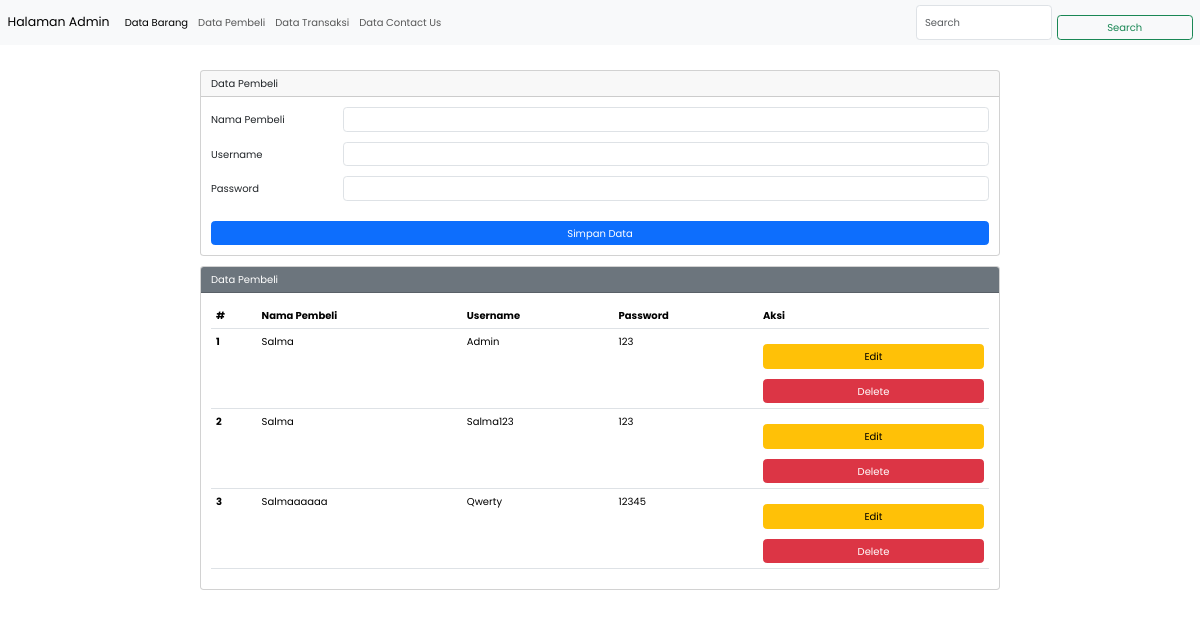
The page /data_pembeli.php (signed in) on the database its author committed.
### tables this page shows
CREATE TABLE `pembeli` (
  `id_pembeli` int(11) NOT NULL,
  `nama_pembeli` varchar(50) NOT NULL,
  `username` varchar(50) NOT NULL,
  `password` varchar(50) NOT NULL
);

### data_pembeli.php (the view, shortened to what this page needs)
<?php
$host = "localhost";
$user = "root";
$pass = "";
$db = "cart_db";
$conn = mysqli_connect($host, $user, $pass, $db);
$nama_pembeli = "";
$username= "";
$password= "";
?>
<!DOCTYPE html>
<html lang="en">
<head>
  <link rel ="stylesheet" href="style_admin.css">
  <link href="https://cdn.jsdelivr.net/npm/bootstrap@5.3.1/dist/css/bootstrap.min.css" rel="stylesheet"
>
</head>
<body>
<nav class="navbar navbar-expand-lg bg-body-tertiary">
  <div class="container-fluid">
    <a class="navbar-brand" href="#">Halaman admin</a>
    <div class="collapse navbar-collapse" id="navbarTogglerDemo02">
      <ul class="navbar-nav me-auto mb-2 mb-lg-0">
        <li class="nav-item">
          <a class="nav-link active" aria-current="page" href="admin_page.php">Data barang</a>
        </li>
        <li class="nav-item">
          <a class="nav-link" href="data_pembeli.php">Data pembeli</a>
        </li>
        <li class="nav-item">
          <a class="nav-link" href="transaksi.php">Data transaksi</a>
        </li>
        <li class="nav-item">
          <a class="nav-link" href="kontak.php">Data Contact Us</a>
        </li>
      </ul>
      <form class="d-flex" role="search">
        <input class="form-control me-2" type="search" placeholder="Search" aria-label="Search">
        <button class="btn btn-outline-success" type="submit">Search</button>
      </form>
    </div>
  </div>
</nav>
  <div class="container-fluid">
    <button class="navbar-toggler" type="button" data-bs-toggle="collapse" data-bs-target="#navbarTogglerDemo02" aria-controls="navbarTogglerDemo02" aria-expanded="false" aria-label="Toggle navigation">
      <span class="navbar-toggler-icon"></span>
    </button>
  </div>
  <div class="mx-auto">
    <div class="card">
      <div class="card-header">
        Data pembeli
      </div>
      <div class="card-body">
        <form action="" method="POST" enctype="multipart/form-data">
          <div class="mb-3 row">
            <label for="nama_pembeli" class="col-sm-2 col-form-label">nama pembeli</label>
            <div class="col-sm-10">
              <input type="text" class="form-control" id="nama_pembeli" name="nama_pembeli" value="<?php echo $nama_pembeli ?>">
            </div>
          </div>
          <div class="mb-3 row">
            <label for="username" class="col-sm-2 col-form-label">username</label>
            <div class="col-sm-10">
              <input type="text" class="form-control" id="username" name="username" value="<?php echo $username ?>">
            </div>
          </div>
          <div class="mb-3 row">
            <label for="password" class="col-sm-2 col-form-label">password</label>
            <div class="col-sm-10">
              <input type="text" class="form-control" id="password" name="password" value="<?php echo $password ?>">
            </div>
          </div>
            <div class="col-12">
              <input type="submit" name="simpan" value="Simpan data" class="btn btn-primary">
            </div>
          </form>
        </div>
      </div>
      <div class="card">
        <div class="card-header text-white bg-secondary">
          Data Pembeli
        </div>
        <div class="card-body">
          <table class="table">
            <thead>
              <tr>
                <th scope="col">#</th>
                <th scope="col">Nama Pembeli</th>
                <th scope="col">Username</th>
                <th scope="col">Password</th>
                <th scope="col">Aksi</th>
              </tr>
            <tbody>
              <?php
                $sql2 = "select * from pembeli order by id_pembeli desc";
                $q2 = mysqli_query($conn, $sql2);
                $urut = 1;
                while ($r2 = mysqli_fetch_array($q2)) {
                  $id_pembeli = $r2['id_pembeli'];
                  $nama_pembeli = $r2['nama_pembeli'];
                  $username = $r2['username'];
                  $password = $r2['password'];
                  ?>
              <tr>
                <th scope="row">
                  <?php echo $urut++ ?>
                </th>
                <td scope="row">
                  <?php echo $nama_pembeli ?>
                </td>
                <td scope="row">
                  <?php echo $username ?>
                </td>
                <td scope="row">
                  <?php echo $password ?>
                </td>
                <td scope="row">
                  <a href="data_pembeli.php?op=edit&id=<?php echo $id_pembeli ?>"><button type="button"
                      class="btn btn-warning">Edit</button></a>
                  <a href="data_pembeli.php?op=delete&id=<?php echo $id_pembeli ?>"> <button type="button" class="btn btn-danger"
                      onclick="return confirm('Yakin ingin delete data?')">Delete</button></a>
                </td>
              </tr>
              <?php
                }
                ?>
          </tbody>
          </thead>
        </table>
      </div>
    </div>
</body>
</html>

### style_admin.css (style rules this page uses)
:root { --green:#27ae60; --black:#333; --white:#fff; --bg-color:#eee; --box-shadow:0 .5rem 1rem rgba(0,0,0,.1); --border:.1rem solid var(--black); }
* { font-family: 'Poppins', sans-serif; margin:0; padding:0; box-sizing: border-box; outline: none; border:none; text-decoration: none; text-transform: capitalize; }
html { font-size: 62.5%; overflow-x: hidden; }
.btn { display: block; width: 100%; cursor: pointer; border-radius: .5rem; margin-top: 1rem; font-size: 1.7rem; padding:1rem 3rem; background: var(--green); color:var(--white); text-align: center; }

### data_pembeli.php (style rules this page uses)
.mx-auto { width: 800px; }
.card { margin-top: 10px; }

### rows shown on the page
pembeli: nama_pembeli "Salma", username "Admin", password "123"
pembeli: nama_pembeli "Salma", username "Salma123", password "123"
pembeli: nama_pembeli "Salmaaaaaa", username "Qwerty", password "12345"
